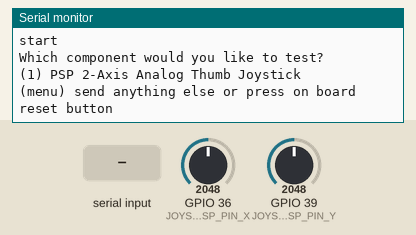
This sketch was run on a simulated ESP32. Parts: the last lines printed to the serial monitor. The inputs (shaded band) are chosen by the test bench; at power-on: GPIO 36 (JOYSTICKPSP_PIN_X) = 2048, GPIO 39 (JOYSTICKPSP_PIN_Y) = 2048.

Above: at 0.8 s.
0.9 s: "1" received over Serial
At 1.6 s:
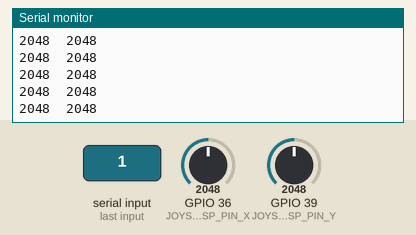
2.4 s: GPIO 36 (JOYSTICKPSP_PIN_X) set to 2866
At 3.5 s:
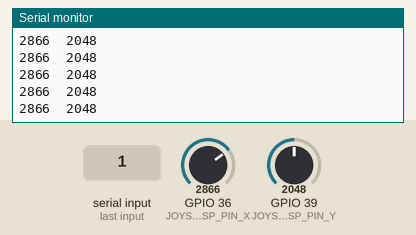

Measured:
- after the input at 0.9 s, the serial monitor: prints a new line at once (image 1)
- after the input at 2.4 s, the serial monitor: prints a new line at once (image 2)

The sketch:

esp32_joystick_test.ino
```cpp
// Include Libraries
#include "Arduino.h"


// Pin Definitions
#define JOYSTICKPSP_PIN_X 36
#define JOYSTICKPSP_PIN_Y 39


// Global variables and defines

// object initialization


// define vars for testing menu
const int timeout = 10000;       //define timeout of 10 sec
char menuOption = 0;
long time0;

// Setup the essentials for your circuit to work. It runs first every time your circuit is powered with electricity.
void setup()
{
    // Setup Serial which is useful for debugging
    // Use the Serial Monitor to view printed messages
    Serial.begin(115200);
    while (!Serial) ; // wait for serial port to connect. Needed for native USB
    Serial.println("start");


    menuOption = menu();

}

// Main logic of your circuit. It defines the interaction between the components you selected. After setup, it runs over and over again, in an eternal loop.
void loop()
{


    if(menuOption == '1') {
    // PSP 2-Axis Analog Thumb Joystick - Test Code
    // Read Joystick X,Y axis
    int joystickPSPX = analogRead(JOYSTICKPSP_PIN_X);
    int joystickPSPY = analogRead(JOYSTICKPSP_PIN_Y);
    Serial.print(joystickPSPX); Serial.print("\t");
    Serial.println(joystickPSPY);

    }

    if (millis() - time0 > timeout)
    {
        menuOption = menu();
    }

}


// Menu function for selecting the components to be tested
// Follow serial monitor for instrcutions
char menu()
{

    Serial.println(F("\nWhich component would you like to test?"));
    Serial.println(F("(1) PSP 2-Axis Analog Thumb Joystick"));
    Serial.println(F("(menu) send anything else or press on board reset button\n"));
    while (!Serial.available());

    // Read data from serial monitor if received
    while (Serial.available())
    {
        char c = Serial.read();
        if (isAlphaNumeric(c))
        {

            if(c == '1')
          Serial.println(F("Now Testing PSP 2-Axis Analog Thumb Joystick"));
            else
            {
                Serial.println(F("illegal input!"));
                return 0;
            }
            time0 = millis();
            return c;
        }
    }
}
```
